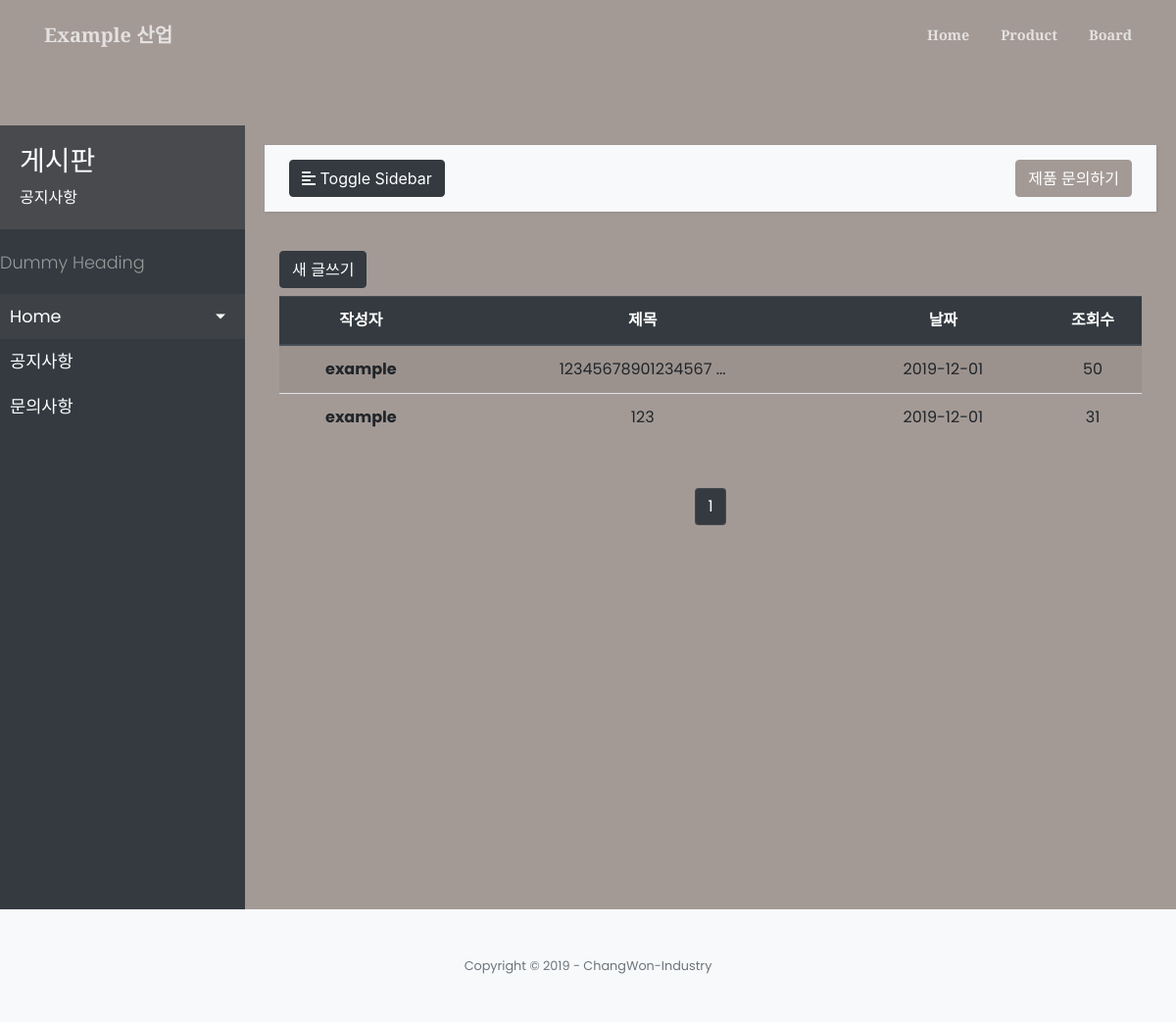
Page /board/ on the earlier database version.
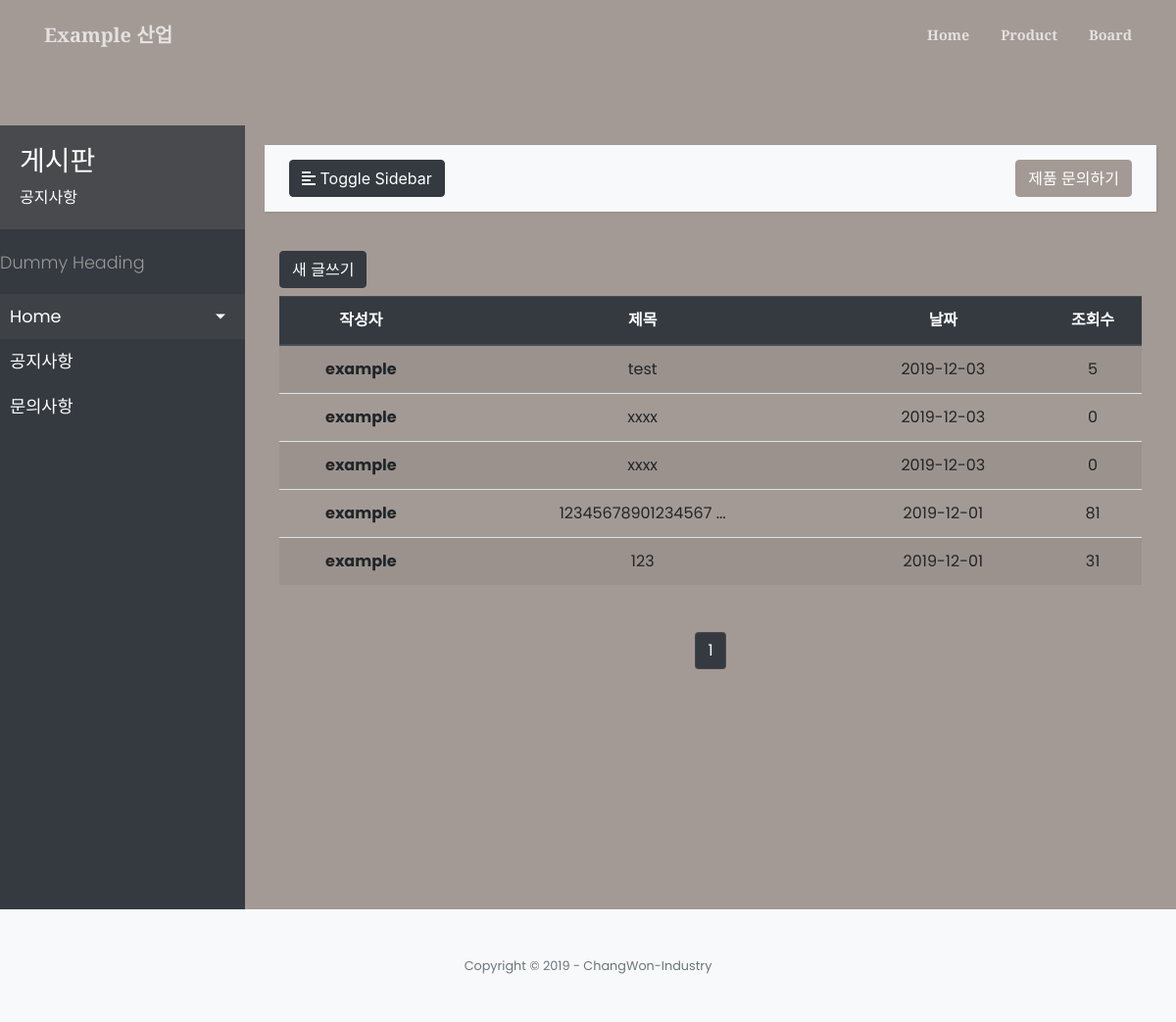
Same page on the later database version.
### board/models.py (models this page shows, shortened)
class Board_Category(models.Model):
    name = models.CharField(max_length=20)    # 게시판 카테고리 이름
    admin_option = models.BooleanField(default=False) # 관리자만 확인하기 옵션 기능
    created_at = models.DateTimeField(auto_now_add=True)    # 해당 레코드 생성시 현재 시간 자동저장
    updated_at = models.DateTimeField(auto_now=True)    # 해당 레코드 갱신시 현재 시간 자동저장
    def __str__(self):
        return self.name

class Board(models.Model):
    board_category = models.ForeignKey(Board_Category, on_delete=models.CASCADE) # board category
    subject = models.CharField(max_length=20) # 제목
    email = models.EmailField() # user이메일
    pwd = models.CharField(max_length=20) # user pw
    content = models.TextField()    # 게시글 내용
    hit = models.IntegerField(default=0)    # 조회수
    admin_option = models.BooleanField(default=False) # 관리자만 확인하기 옵션 기능
    created_at = models.DateTimeField(auto_now_add=True)    # 해당 레코드 생성시 현재 시간 자동저장
    updated_at = models.DateTimeField(auto_now=True)    # 해당 레코드 갱신시 현재 시간 자동저장
    ifmodify = models.CharField(max_length=2, default="n")
    def getNickName(self):
        emailSplit = self.email.split('@')
        return emailSplit[0]
    def getYMD(self):
        time = self.created_at.strftime('%Y-%m-%d')
        return time
    def getUpdateYMD(self):
        time = self.updated_at.strftime('%Y-%m-%d')
        return time
    def getSubject(self):
        sub = self.subject
        if(len(self.subject)>17):
            sub = self.subject[0:17]+" ..."
        return sub

### board/views.py (the view)
# urls.py: path('', views.main, name="board_main"),
def main(request):
    context ={}
    board_category = None;
    boards = None;
    contacts = ""
    kind = request.GET.get('kind')
    try:
        if kind==None:
            kind = "공지사항"
            board_category = Board_Category.objects.get(name = kind)
            boards = Board.objects.filter(board_category = board_category).order_by('-id')
            print("="*10+"공지사항 접속"+"="*10)
        else:
            board_category = Board_Category.objects.get(name = kind)
            boards = Board.objects.filter(board_category = board_category).order_by('-id')
        paginator = Paginator(boards, 7)
        page = request.GET.get('page')
        contacts = paginator.get_page(page)
        print("="*10+"메인페이지 접속"+"="*10)
    except:
        print("="*10+" mainpage2 관련 DB 오류 "+"="*10)
    context = {
        "error":error_handeler(request, False, ""),
        "title":"Chang-Won",
        "boards": boards,
        "category": Board_Category.objects.all(),
        "contacts": contacts,
        "kind": kind
    }
    return render(request, 'board/index.html', context)

### board/views.py (called while the page is built)
def error_handeler(request, active, msg):
    err_msg = ""
    if request.session.get('error', False) and not active:
        err_msg = request.session['error']
        del request.session['error']
    elif active == True:
        request.session['error'] = msg
    return err_msg

### board/templates/board/index.html (shortened to what this page needs)
{% extends 'products/index.html' %}
{% load i18n %}
{% load staticfiles %}
{% block sidebar_title %}<h3>게시판</h3>{{kind}}{% endblock %}
{% block sidebar_category %}
    {% for i in category %}
    <li>
        <a class="kinds" href="/board?kind={{i.name}}">{{ i }}</a>
    </li>
    {% endfor %}
{% endblock %}
{% block sidebar_custom_btn %}
<div class="container">
    <a class="btn btn-dark" href="{% url 'create_board' %}" style="margin-bottom: 8px;" >새 글쓰기</a>
</div>
{% endblock %}
{% block product %}
<div class="container">
    <table class="table table-striped" style="text-align:center;">
        <thead class="thead-dark">
            <tr class="custom-col">
                <th scope="col" class=""style="width: 20%;">작성자</th>
                <th scope="col" class="" style="width: 50%;">제목</th>
                <th scope="col" class="custom-col-remove" style="width: 25%;">날짜</th>
                <th scope="col" class="custom-col-remove" style="width: 30%;">조회수</th>
            </tr>
        </thead>
        <tbody>
            {% for board in contacts %}
            <tr onclick="location.href='{% url 'read_board' board.id %}'" class="custom-col">
                <th scope="row" class="">{{board.getNickName}}</th>
                <td style="overflow:hidden">{{board.getSubject}}</td>
                {%if board.ifmodify == 'n'%}
                    <td class="custom-col-remove">{{board.getYMD}}</td>
                {%else%}
                    <td class="custom-col-remove">{{board.getUpdateYMD}}</td>
                {%endif%}
                <td class="custom-col-remove">{{board.hit}}</td>
            </tr>
            {% endfor %}
        </tbody>
    </table>
</div>
{% endblock %}

Differences in the rows shown:
added Board: getNickName "example", getSubject "test", getUpdateYMD "2019-12-03", hit "5"
added Board: getNickName "example", getSubject "xxxx", getYMD "2019-12-03", hit "0"
added Board: getNickName "example", getSubject "xxxx", getYMD "2019-12-03", hit "0"
changed Board (number 4 of 5 on the later page): hit "50" → "81"
